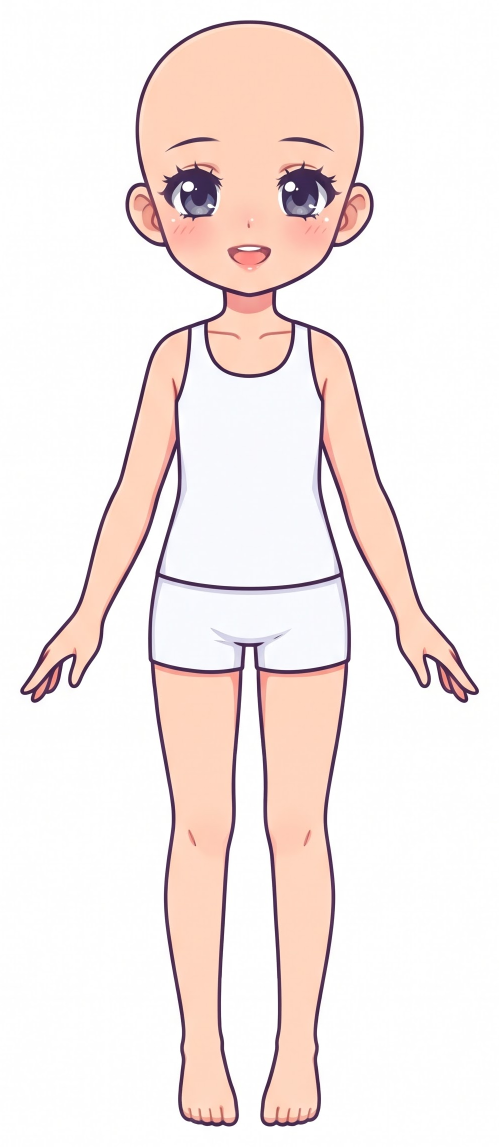
#> input picture herramientas/munecas/v2/base.png, 997 x 2293 px (shown at 1/2 size)
$ python taller.py
#> lines starting #> are read from the running program, lines starting #| are printed output that depends on the picture; after the words box and inside, x2 and y2 are one past the last pixel; in counts of white or black regions, pixels touching at a corner belong together
"""Taller de ropa: dibuja vestidos por código siguiendo EXACTAMENTE el cuerpo de base.png
(calzan siempre). Estilo: relleno plano + sombra suave + contorno morado como la muñeca."""
import numpy as np, math
from PIL import Image, ImageDraw, ImageFilter
from scipy import ndimage as nd
D = __file__.rsplit('/', 1)[0]
BASE = Image.open(D + '/base.png').convert('RGBA')
A = np.asarray(BASE.convert('RGB')).astype(int); H, W = A.shape[:2]; CX = W // 2
#> after `H, W = A.shape[:2]`: H = 2293; W = 997
#> after `CX = W // 2`: CX = 498
_wh = A.min(2) > 240; _lb, _ = nd.label(_wh)
#> after `_wh = A.min(2) > 240`:
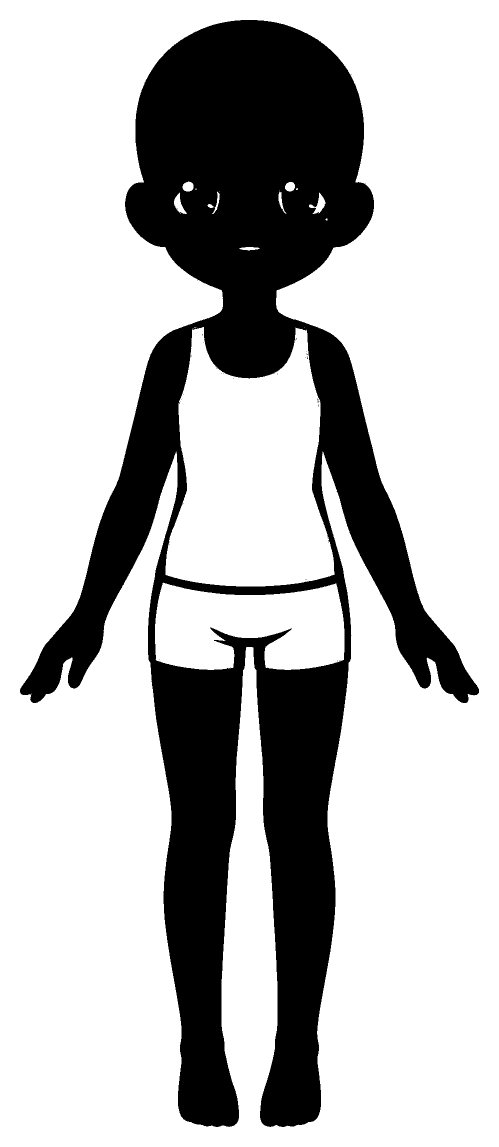
#> _wh: shape (2293, 997) bool (shown at 1/2 size); 73% white; 35 black regions (34 under 20 px), largest, box (x1, y1, x2, y2) and area: (40, 40, 958, 2254) 617227
#> after `_lb, _ = nd.label(_wh)`:
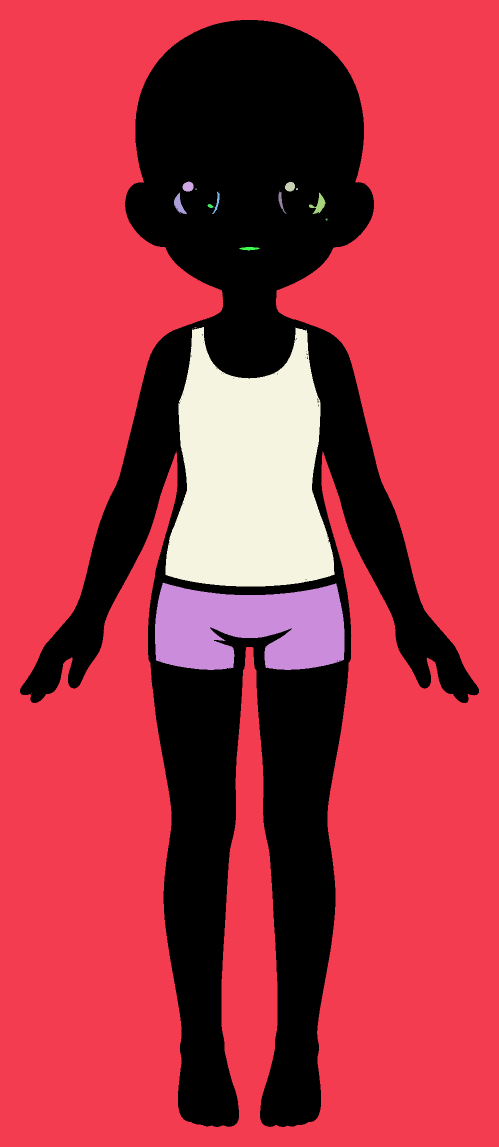
#> _lb: shape (2293, 997) int32 (shown at 1/2 size); 26 distinct labels, from 0 to 25; one colour per label, 0 black
FG = ~np.isin(_lb, list(set(np.unique(np.r_[_lb[0], _lb[-1], _lb[:, 0], _lb[:, -1]])) - {0}))
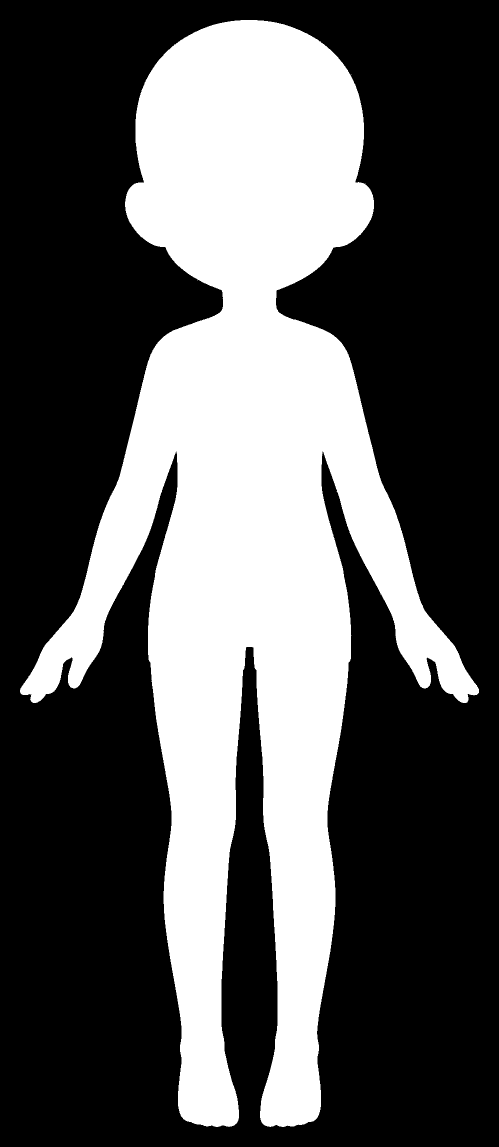
#> FG: shape (2293, 997) bool (shown at 1/2 size); 34.9% white; 3 white regions (2 under 20 px), largest, box (x1, y1, x2, y2) and area: (40, 40, 958, 2254) 797158
_cl = (A.min(2) > 215) & (np.abs(A[..., 0]-A[..., 2]) < 25) & FG; _cl[:int(H*.28)] = False
#> after `_cl = (A.min(2) > 215) & (np.abs(A[..., 0] - A[..., 2]) < 25) & FG`: _cl: shape (2293, 997) bool; 8.2% white; 1620 white regions (1604 under 20 px), largest, box (x1, y1, x2, y2) and area: (326, 649, 673, 1173) 127733, (304, 1155, 694, 1340) 54302, (618, 384, 651, 429) 594
#> after `_cl[:int(H * 0.28)] = False`:
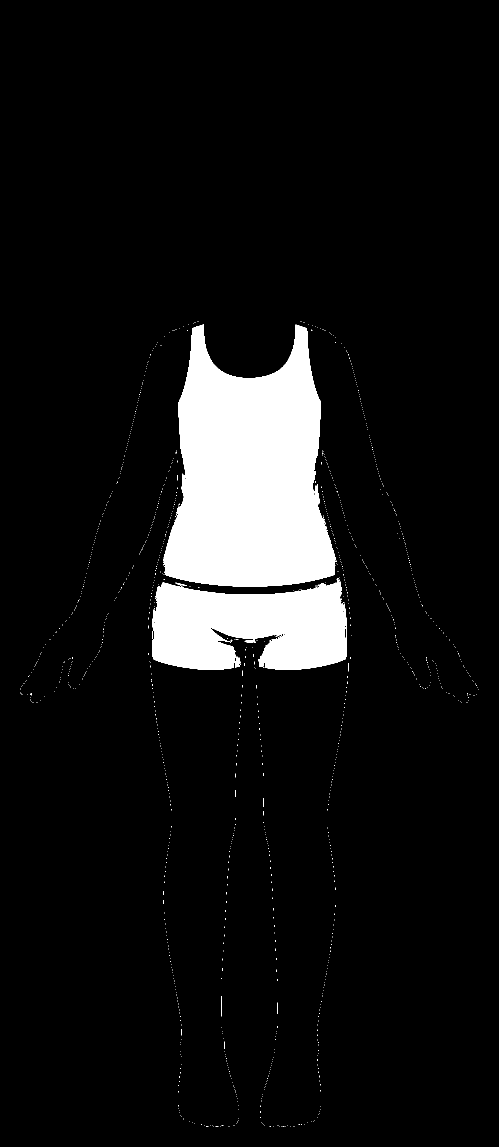
#> _cl: shape (2293, 997) bool (shown at 1/2 size); 8.1% white; 1294 white regions (1286 under 20 px), largest, box (x1, y1, x2, y2) and area: (326, 649, 673, 1173) 127733, (304, 1155, 694, 1340) 54302, (517, 1302, 528, 1334) 196
CLOTH = nd.binary_dilation(nd.binary_opening(_cl, iterations=2), iterations=8)
#> CLOTH: shape (2293, 997) bool; 9% white; 1 white region, box (x1, y1, x2, y2) and area: (296, 641, 702, 1348) 205706
YY, XX = np.mgrid[0:H, 0:W]
LINEA = (62, 36, 78)

def ext(m, y):
    r = np.where(m[y])[0]; return (r.min(), r.max()) if len(r) else None

def forma(largo=.80, vuelo=1.0, manga='corta', cuello='redondo'):
    """máscara del vestido: torso (sobre la camiseta) + mangas (sobre los brazos) + falda acampanada"""
    m = np.zeros((H, W), bool)
    yw = int(H*.47)                                   # cintura
    top = CLOTH.copy(); top[yw:] = False; m |= top
    if cuello == 'redondo':                           # sube el escote a un cuello redondo de niña
        cy = int(H*.275); m |= ((XX-CX)**2/(95**2) + (YY-cy)**2/(40**2) <= 1) & (YY >= cy) & FG
        m |= (YY > cy) & (YY < int(H*.31)) & np.abs(XX-CX) < 0  # (sin efecto, legible)
        for y in range(cy, int(H*.31)):
            e = ext(CLOTH, y) or ext(top, y)
            if e: m[y, e[0]:e[1]+1] = True
    if manga != 'sin':
        y1 = int(H*(.345 if manga == 'corta' else .335))
        arms = FG.copy(); arms[:int(H*.282)] = False; arms[y1:] = False
        for y in range(int(H*.282), y1):
            e = ext(CLOTH, y)
            if e: arms[y, e[0]-4:e[1]+5] = False
        arms = nd.binary_dilation(arms, iterations=10 if manga == 'globo' else 5)
        arms[:int(H*.282)] = False
        m |= arms
    # falda: de la cintura al ruedo, acampanada
    e = ext(CLOTH, yw); hw0 = (e[1]-e[0])/2 + 6
    yh = int(H*largo); hw1 = min(hw0 + (yh-yw)*0.42*vuelo, W/2 - 24)
    for y in range(yw, yh+1):
        t = (y-yw)/max(1, yh-yw); hw = hw0 + (hw1-hw0)*t**0.9
        m[y, int(CX-hw):int(CX+hw)+1] = True
    # ruedo redondeado (un poco más largo al centro)
    bott = (((XX-CX)/hw1)**2 <= 1) & (YY > yh) & (YY < yh + 18*np.sqrt(np.clip(1-((XX-CX)/hw1)**2, 0, 1)))
    m |= bott
    return nd.binary_fill_holes(nd.binary_closing(m, iterations=3)), yw, yh, hw1

# ---------- telas ----------
def liso(c): return np.ones((H, W, 3))*np.array(c)
def lunares(c, d, r=11, paso=46):
    img = liso(c); gx = (XX % paso) - paso/2; gy = ((YY + (XX//paso % 2)*paso//2) % paso) - paso/2
    img[gx**2+gy**2 < r*r] = d; return img
def cuadritos(c, d, paso=34):
    a = ((XX//paso) % 2) ^ ((YY//paso) % 2); img = liso(c)
    img[((XX//paso) % 2) == 1] = np.array(c)*.5+np.array(d)*.5
    img[((YY//paso) % 2) == 1] = np.array(c)*.5+np.array(d)*.5
    img[(((XX//paso) % 2) == 1) & (((YY//paso) % 2) == 1)] = d; return img
def rayas(c, d, paso=40):
    img = liso(c); img[(YY//(paso//2)) % 2 == 1] = d; return img
def flores(c, cols, paso=90, r=13):
    img = Image.fromarray(liso(c).astype(np.uint8)); dr = ImageDraw.Draw(img)
    rng = np.random.default_rng(7)
    for j, y in enumerate(range(0, H, paso)):
        for i, x in enumerate(range(-paso, W+paso, paso)):
            x2 = x + (paso//2 if j % 2 else 0) + rng.integers(-14, 15); y2 = y + rng.integers(-14, 15)
            col = cols[(i+j) % len(cols)]; s = r*(0.75+0.5*rng.random())
            for k in range(5):
                an = k*2*math.pi/5 + rng.random()
                px, py = x2+math.cos(an)*s, y2+math.sin(an)*s
                dr.ellipse((px-s*.75, py-s*.75, px+s*.75, py+s*.75), fill=col)
            dr.ellipse((x2-s*.45, y2-s*.45, x2+s*.45, y2+s*.45), fill=(255, 214, 90))
    return np.asarray(img).astype(float)
def estrellas(c, d, paso=70):
    img = Image.fromarray(liso(c).astype(np.uint8)); dr = ImageDraw.Draw(img)
    for j, y in enumerate(range(0, H, paso)):
        for x in range((j % 2)*paso//2, W, paso):
            pts = [(x+math.cos(k*math.pi/5-math.pi/2)*(12 if k % 2 == 0 else 5), y+math.sin(k*math.pi/5-math.pi/2)*(12 if k % 2 == 0 else 5)) for k in range(10)]
            dr.polygon(pts, fill=d)
    return np.asarray(img).astype(float)

def pintar(m, tela, yw, yh, hw1, falda=None, cinta=None, encaje=None, botones=None, cuello_col=None):
    img = tela.copy()
    if falda is not None:
        sk = m & (YY >= yw); img[sk] = falda[sk]
    # sombra: bordes más oscuros + pliegues verticales en la falda
    dist = nd.distance_transform_edt(m)
    sh = 1 - 0.18*np.exp(-dist/18)
    plie = 1 - 0.07*(0.5+0.5*np.cos((XX-CX)/max(1, hw1)*math.pi*4.0)) * np.clip((YY-yw)/(yh-yw+1), 0, 1) * (YY >= yw)
    img = img * (sh*plie)[..., None]
    rgba = np.zeros((H, W, 4), np.uint8); rgba[..., :3] = np.clip(img, 0, 255); rgba[..., 3] = m*255
    im = Image.fromarray(rgba); dr = ImageDraw.Draw(im)
    if cinta:
        band = m & (YY >= yw-14) & (YY <= yw+14); a = np.asarray(im).copy(); a[band, :3] = cinta; im = Image.fromarray(a); dr = ImageDraw.Draw(im)
    if encaje:  # volado de encaje en el ruedo
        a = np.asarray(im).copy(); hem = m & (YY > yh-34); a[hem, :3] = encaje
        im = Image.fromarray(a); dr = ImageDraw.Draw(im)
        for x in range(int(CX-hw1), int(CX+hw1), 26):
            yb = yh + 18*math.sqrt(max(0, 1-((x+13-CX)/hw1)**2))
            dr.ellipse((x, yb-12, x+26, yb+12), fill=encaje+(255,))
            dr.ellipse((x+10, yb-22, x+16, yb-16), fill=LINEA+(255,))
    if cuello_col:
        cy = int(H*.275)
        for sx in (-1, 1):
            dr.pieslice((CX-62 if sx < 0 else CX-2, cy-6, CX+2 if sx < 0 else CX+62, cy+56), 0, 180, fill=cuello_col+(255,), outline=LINEA+(255,), width=4)
    if botones:
        for k in range(3):
            y = int(H*.33) + k*48; dr.ellipse((CX-11, y-11, CX+11, y+11), fill=botones+(255,), outline=LINEA+(255,), width=3)
    # contorno como la muñeca
    a = np.asarray(im).copy(); mm = a[..., 3] > 0
    borde = nd.binary_dilation(mm, iterations=5) & ~nd.binary_erosion(mm, iterations=1)
    a[borde, :3] = LINEA; a[borde, 3] = 255
    linea_c = (np.abs(YY-yw) <= 2) & mm; a[linea_c, :3] = LINEA
    im = Image.fromarray(a).filter(ImageFilter.SMOOTH)
    return im

CAT = {
 'flores-rosado': lambda: (forma(.78, 1.0, 'globo'), dict(tela=liso((255, 214, 230)), falda=flores((255, 160, 196), [(255, 255, 255), (255, 236, 120), (190, 120, 230)]), cinta=(240, 90, 150), encaje=(255, 250, 245))),
 'lunares-azul': lambda: (forma(.74, 1.1, 'corta'), dict(tela=lunares((120, 160, 240), (255, 255, 255)), cinta=(255, 255, 255), cuello_col=(255, 255, 255))),
 'cuadritos-lila': lambda: (forma(.76, 1.0, 'globo'), dict(tela=cuadritos((246, 236, 255), (176, 140, 230)), encaje=(255, 252, 240), botones=(255, 140, 180), cuello_col=(255, 255, 255))),
 'estrellas-noche': lambda: (forma(.80, 1.2, 'sin'), dict(tela=liso((60, 70, 160)), falda=estrellas((70, 90, 190), (255, 225, 110)), cinta=(255, 215, 90))),
 'rayas-marinero': lambda: (forma(.74, 1.0, 'corta'), dict(tela=liso((255, 255, 255)), falda=rayas((255, 255, 255), (60, 90, 170)), cinta=(220, 50, 60), cuello_col=(60, 90, 170))),
 'joropo': lambda: (forma(.90, 1.45, 'globo'), dict(tela=liso((255, 255, 255)), falda=flores((40, 70, 170), [(235, 50, 60), (255, 205, 40), (255, 140, 190)]), cinta=(235, 50, 60), encaje=(255, 205, 40))),
}

def hacer(nombre):
    (m, yw, yh, hw1), kw = CAT[nombre]()
    return pintar(m, yw=yw, yh=yh, hw1=hw1, **kw)

if __name__ == '__main__':
    import sys
    for n in CAT: hacer(n).save(f'{D}/ropa_{n}.png')
#> this loop made 6 passes
#> (hw1 in hacer, yh in hacer) on passes 1 to 6: (472.6, 1788), (460, 1696), (453.3, 1742), (474.5, 1834), (434, 1696), (474.5, 2063)
#> pass 1, in forma, `m |= ((XX - CX) ** 2 / 95 ** 2 + (YY - cy) ** 2 / 40 ** 2 <= 1) & (YY `:
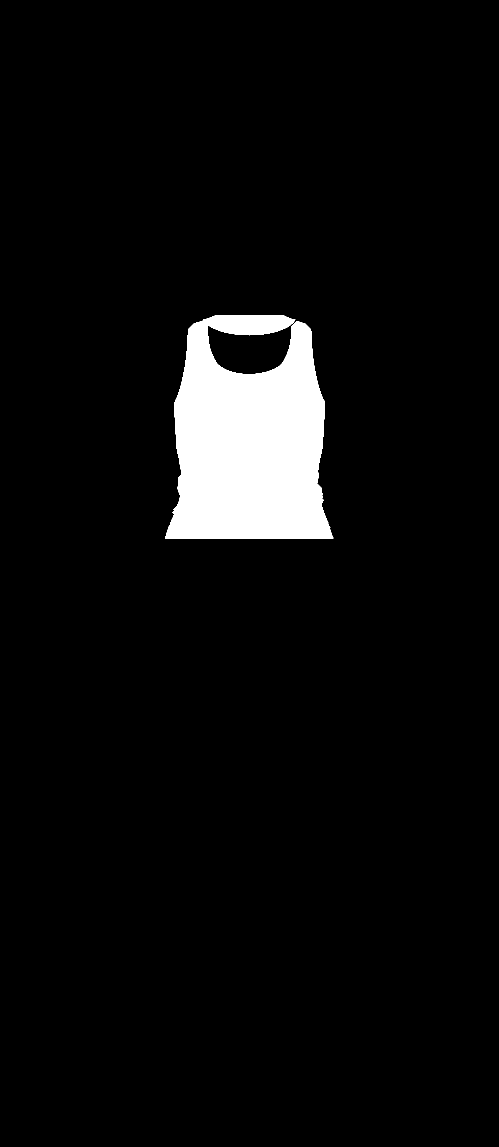
#> m: shape (2293, 997) bool (shown at 1/2 size); 4.9% white; 1 white region, box (x1, y1, x2, y2) and area: (330, 630, 667, 1077) 112962
#> pass 1, in forma, `arms = nd.binary_dilation(arms, iterations=10 if manga == 'globo' else..`:
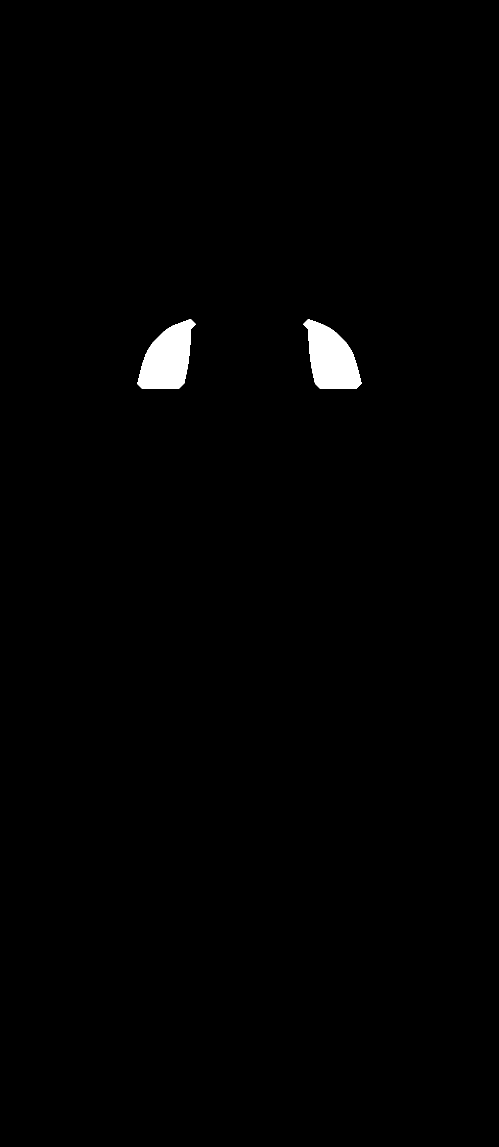
#> arms: shape (2293, 997) bool (shown at 1/2 size); 0.92% white; 2 white regions, box (x1, y1, x2, y2) and area: (274, 638, 392, 778) 10542, (606, 638, 723, 778) 10468
#> pass 1, in forma, `m |= arms`:
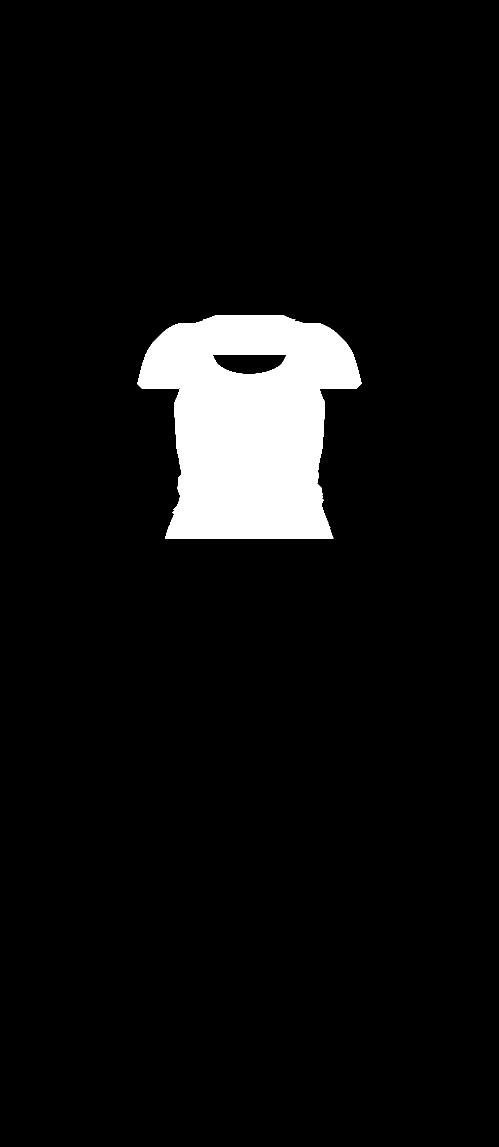
#> m: shape (2293, 997) bool (shown at 1/2 size); 6.1% white; 1 white region, box (x1, y1, x2, y2) and area: (274, 630, 723, 1077) 139576

$ run again, with herramientas/munecas/v2/plantilla_4.png copied over herramientas/munecas/v2/base.png
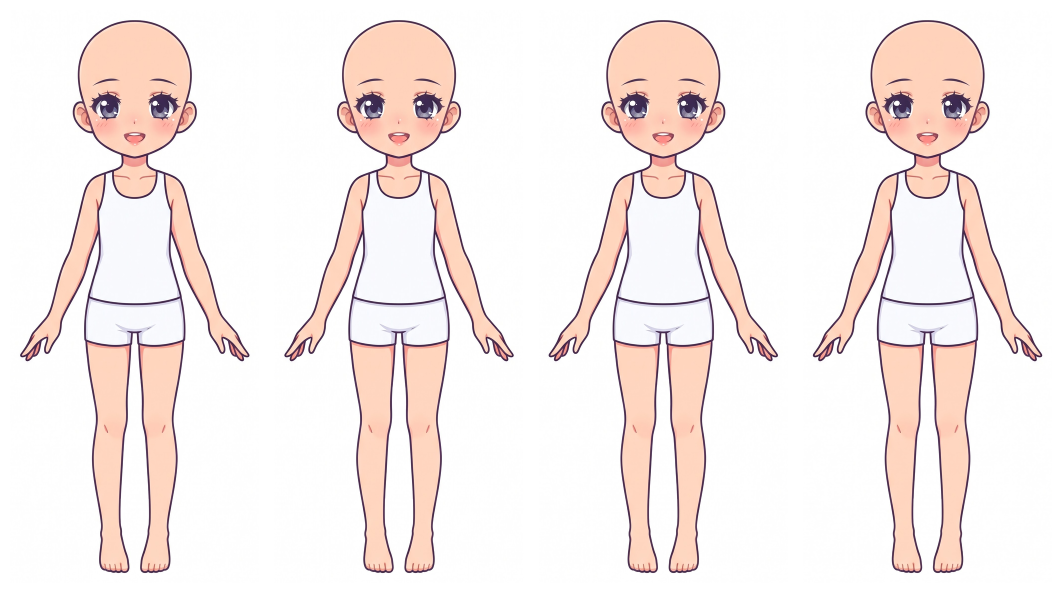
#> input picture herramientas/munecas/v2/plantilla_4.png, 2124 x 1186 px (shown at 1/2 size)
#> _wh: shape (1186, 2124) bool; 75.3% white; 32 black regions (28 under 20 px), largest, box (x1, y1, x2, y2) and area: (40, 40, 499, 1147) 155761, (1097, 40, 1556, 1147) 155761, (568, 40, 1028, 1147) 155720, (1625, 40, 2085, 1147) 155720
#> _lb: shape (1186, 2124) int32; 108 distinct labels, from 0 to 107
#> FG: shape (1186, 2124) bool; 31.8% white; 4 white regions, box (x1, y1, x2, y2) and area: (40, 40, 499, 1147) 200381, (1097, 40, 1556, 1147) 200381, (568, 40, 1028, 1147) 200359, (1625, 40, 2085, 1147) 200359
#> _cl: shape (1186, 2124) bool; 7.5% white; 2808 white regions (2762 under 20 px), largest, box (x1, y1, x2, y2) and area: (183, 344, 357, 606) 31844, (1240, 344, 1414, 606) 31844, (711, 345, 885, 606) 31832
#> CLOTH: shape (1186, 2124) bool; 8.8% white; 4 white regions, box (x1, y1, x2, y2) and area: (693, 337, 903, 697) 55496, (1750, 337, 1960, 697) 55496, (165, 337, 375, 697) 55403, (1222, 337, 1432, 697) 55403
#> the loop `for n in CAT: hacer(n).save(f'{D}/ropa_{n}.png')` made 6 passes
#> (hw1 in hacer, yh in hacer) on passes 1 to 6: (1038, 925), (1034.3, 877), (1031, 901), (1038, 948), (1020.9, 877), (1038, 1067)
#> pass 1, in forma, `m |= arms`:
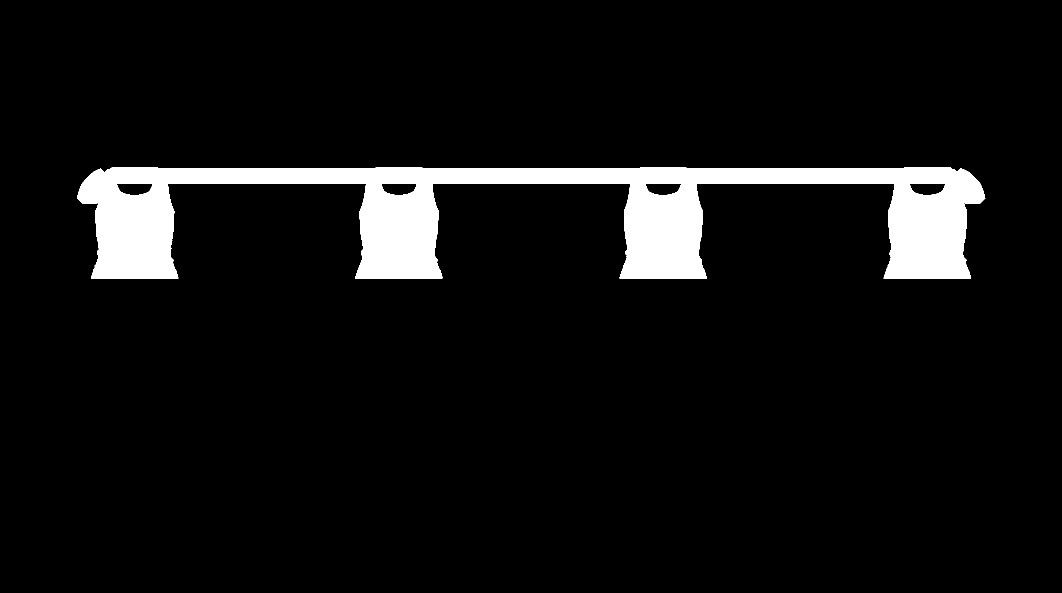
#> m: shape (1186, 2124) bool (shown at 1/2 size); 6.6% white; 1 white region, box (x1, y1, x2, y2) and area: (154, 334, 1971, 557) 166911
#> pass 1, in forma, `bott = (((XX-CX)/hw1)**2 <= 1) & (YY > yh) & (YY < yh + 18*np.sqrt(np...`:
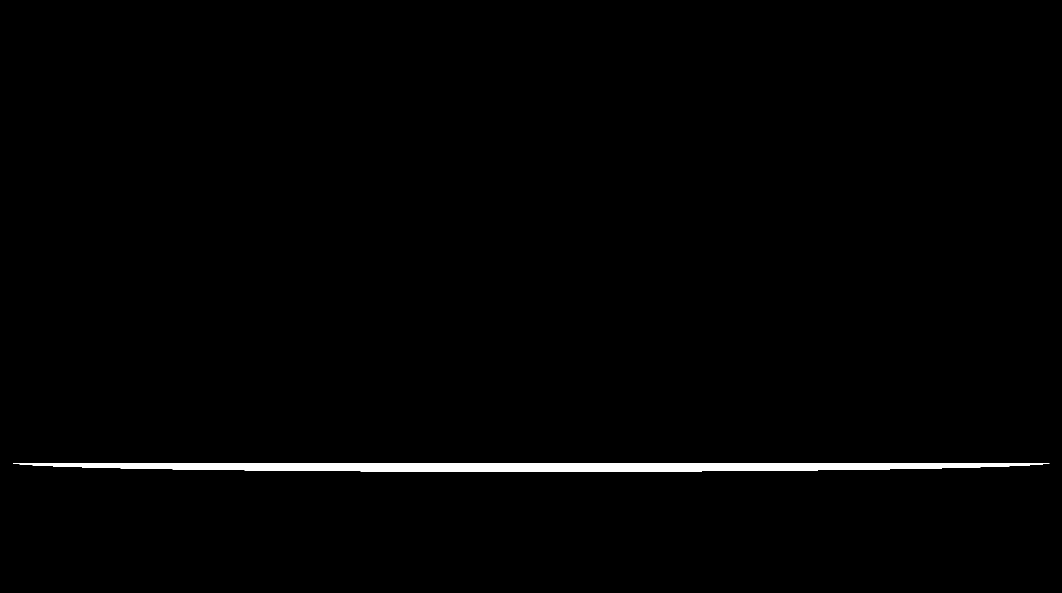
#> bott: shape (1186, 2124) bool (shown at 1/2 size); 1.1% white; 1 white region, box (x1, y1, x2, y2) and area: (26, 926, 2099, 943) 28167
